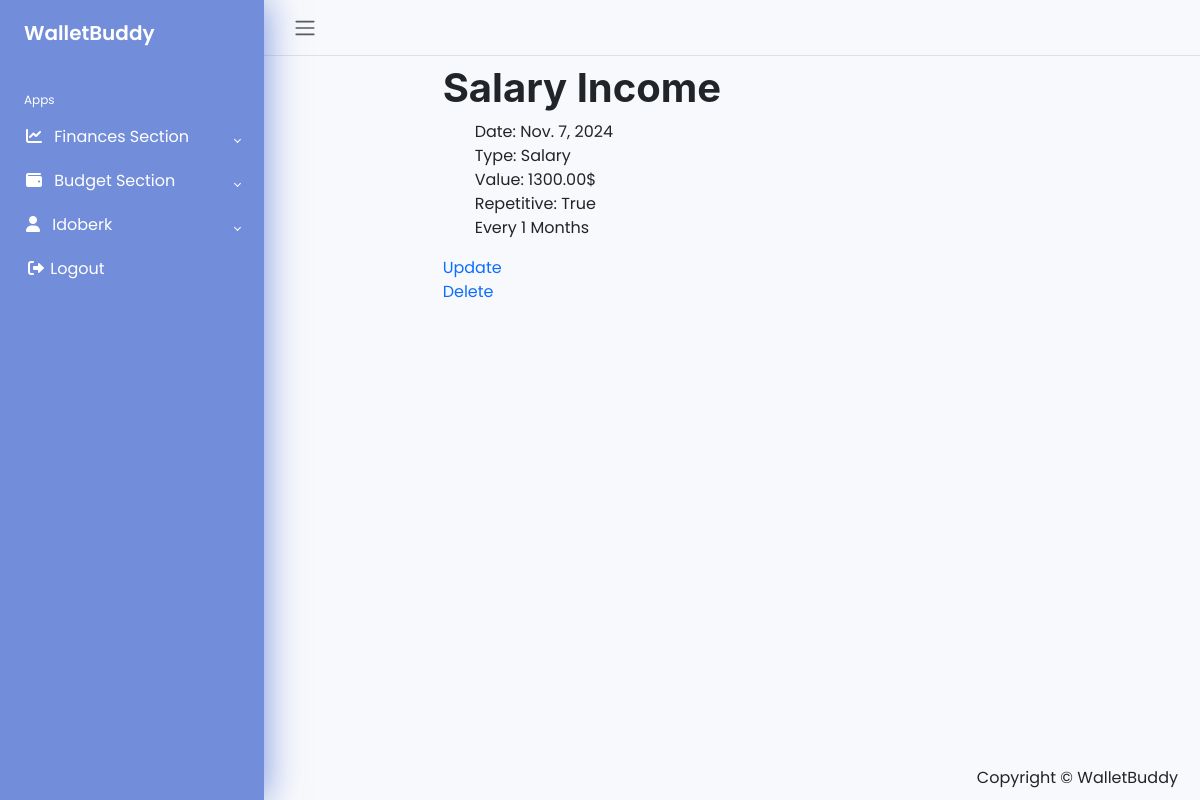
Screenshot of /finance-section/income_details/1 (signed in) with the database file from the repository.
### users/models.py (models this page shows, shortened)
class CustomUser(AbstractUser, PermissionsMixin):
	username = models.CharField(_('username'), max_length=30, unique=True, blank=False, null=False)
	first_name = models.CharField(_('first name'), max_length=30, blank=False, null=False)
	last_name = models.CharField(_('last name'), max_length=30, blank=False, null=False)
	email = models.EmailField(_('email address'), unique=True, blank=False, null=False)
	email_verified = models.BooleanField(_('email verified'), default=False, help_text = _('Designates whether this user has verified their email address.'))
	is_active = models.BooleanField(_('active'), default=False)
	is_staff = models.BooleanField(_('staff status'), default=False)
	date_joined = models.DateTimeField(_('date joined'), default=timezone.now)
	objects = CustomUserManager()
	USERNAME_FIELD = 'username'
	REQUIRED_FIELDS = ['email', 'first_name', 'last_name']

### finance_section/models.py (models this page shows, shortened)
class Income(models.Model):
	class IncomeType(models.IntegerChoices):
		SALARY = 1, "Salary"
		SAVINGS = 2, "Savings"
		BONUS = 3, "Bonus"
		GIFT = 4, "Gift"
		OTHER = 5, "Other"
	class RepetitionInterval(models.IntegerChoices):
		NA = 1, "N/A"
		DAY = 2, "Days"
		WEEK = 3, "Weeks"
		MONTH = 4, "Months"
		YEAR = 5, "Years"
	user = models.ForeignKey(settings.AUTH_USER_MODEL, on_delete = models.CASCADE, related_name = "user_incomes")
	value = models.DecimalField(max_digits = 10, decimal_places = 2)
	type = models.PositiveSmallIntegerField(choices = IncomeType.choices)
	date = models.DateField()
	repetitive = models.BooleanField(default = False)
	repetition_interval = models.PositiveSmallIntegerField(choices = RepetitionInterval.choices, default = 1)
	repetition_time = models.PositiveSmallIntegerField(default = 0)
	repetition_end = models.DateField(null = True, blank = True)
	notes = models.TextField(null = True, blank = True)
	created_at = models.DateTimeField(auto_now_add = True)
	updated_at = models.DateTimeField(auto_now = True)
	class Meta:
		verbose_name_plural = "incomes"

### finance_section/views.py (the view)
# urls.py: path('income_details/<pk>', views.IncomeDetailView.as_view(), name = 'income_details'),
@method_decorator(login_required, name = 'dispatch')
@method_decorator(csrf_protect, name = 'dispatch')
class IncomeDetailView(DetailView):
	model = Income
	template_name = 'finance_section/income_outcome_detail.html'
	extra_context = {'detail_what': 'Income'}
	def get_queryset(self):
		user = self.request.user
		return Income.objects.filter(user = user)

### finance_section/templates/finance_section/income_outcome_detail.html
{% extends 'website/base.html' %}
{% block content %}
	<div class="row">
		<div class="col-lg-8 mx-auto">
			<h1>{{ object.get_type_display }} {{ detail_what }}</h1>
			<ul>
				<li>Date: {{ object.date|date }}</li>
				<li>Type: {{ object.get_type_display }}</li>
				<li>Value: {{ object.value }}$</li>
				{% if detail_what != 'Balance' %}
					<li>Repetitive: {{ object.repetitive }}</li>
					{% if object.repetitive %}
						<li>Every {{ object.repetition_time }} {{ object.get_repetition_interval_display }}</li>
					{% endif %}
				{% endif %}
			</ul>
			{% if detail_what == 'Income' %}
				<a href="{% url 'finance_section:income_update' object.id %}">Update</a><br>
				<a href="{% url 'finance_section:income_delete' object.id %}">Delete</a>
			{% elif detail_what == "Outcome" %}
				<a href="{% url 'finance_section:outcome_update' object.id %}">Update</a><br>
				<a href="{% url 'finance_section:outcome_delete' object.id %}">Delete</a>
			{% elif detail_what == "Balance" %}
				<a href="{% url 'finance_section:balance_update' object.id %}">Update</a><br>
				<a href="{% url 'finance_section:balance_delete' object.id %}">Delete</a>
			{% endif %}
		</div>
	</div>
{% endblock content %}

### website/templates/website/base.html (shortened to what this page needs)
{% load static %}
<!doctype html>
<html lang="en">
<head>
	<link href="https://cdn.jsdelivr.net/npm/bootstrap@5.3.3/dist/css/bootstrap.min.css" rel="stylesheet"
>
	<link rel="stylesheet" href="https://cdnjs.cloudflare.com/ajax/libs/font-awesome/6.0.0-beta3/css/all.min.css">
	<link rel="stylesheet" type="text/css" href="{% static 'main.css' %}">
</head>
<body>
	{% url 'app-home' as home_page %}
	{% url 'users:profile' as user_profile %}
	{% url 'users:login' as user_login %}
	{% url 'users:logout' as user_logout %}
	{% url 'users:register' as user_register %}
	{% url 'budget_section:budget_create' as create_budget %}
	{% url 'budget_section:budget_list' as budget_list %}
	{% url 'budget_section:category_create' as create_category %}
	{% url 'budget_section:category_list' as category_list %}
	{% url 'budget_section:transaction_create' as create_transaction %}
	{% url 'budget_section:transaction_list' as transaction_list %}
	{% url 'finance_section:current_period' as finance_current_period %}
	{% url 'finance_section:income_create' as create_income %}
	{% url 'finance_section:income_list' as income_list %}
	{% url 'finance_section:outcome_create' as create_outcome %}
	{% url 'finance_section:outcome_list' as outcome_list %}
	{% url 'finance_section:balance_create' as create_balance %}
	{% url 'finance_section:balance_list' as balance_list %}
	<div class="wrapper">
		<aside id="sidebar">
			<div class="h-100">
				<div class="sidebar-logo">
					<a href="{{ home_page }}">WalletBuddy</a>
				</div>
				<ul class="sidebar-nav">
					<li class="sidebar-header">Apps</li>
					<li class="sidebar-item">
						<a class="sidebar-link collapsed" data-bs-toggle="collapse"
						   data-bs-target="#my_finances" aria-expanded="false" aria-controls="my_finances">
							<i class="fa-solid fa-chart-line pe-2"></i>
							Finances Section
						</a>
					</li>
					<li class="sidebar-item">
						<a class="sidebar-link collapsed" data-bs-toggle="collapse"
						   data-bs-target="#budget_section" aria-expanded="false" aria-controls="budget_section">
							<i class="fa-solid fa-wallet pe-2"></i>
							Budget Section
						</a>
					</li>
					<li class="sidebar-item">
						<a class="sidebar-link collapsed text-capitalize" data-bs-toggle="collapse"
						   data-bs-target="#auth" aria-expanded="false" aria-controls="auth">
							<i class="fas fa-user pe-2"></i>
							{% if user.is_authenticated %}
								{{ user.username }}
							{% else %}
								Auth
							{% endif %}
						</a>
					</li>
					{% if user.is_authenticated %}
						<li class="sidebar-item">
							<a href="{{ user_logout }}" class="sidebar-link">
								<i class="fas fa-sign-out-alt fa-fw"></i>
								Logout
							</a>
						</li>
					{% endif %}
				</ul>
			</div>
		</aside>
		<div class="main">
			<nav class="navbar navbar-expand px-3 border-bottom">
				<button class="btn" type="button">
					<span class="navbar-toggler-icon"></span>
				</button>
			</nav>
			<main class="content px-3 py-2">
				<div class="container-fluid">
					<div class="mb-3">
						{% block content %}
						{% endblock content %}
					</div>
				</div>
			</main>
			<footer class="sticky-footer bottom-right">
				<div class="container my-auto">
					<div class="copyright my-auto">
						<span>Copyright &copy; WalletBuddy {{ today.year }}</span>
					</div>
				</div>
			</footer>
		</div>
	</div>
</body>
</html>

### static/main.css (style rules this page uses)
body { font-family: 'Poppins', sans-serif; margin: 0; background-color: #F8F9FC; background-repeat: no-repeat; background-position: center bottom; background-size: cover; }
a { cursor: pointer; text-decoration: none; font-family: 'Poppins', sans-serif; }
li { list-style: none; }
.wrapper { align-items: stretch; display: flex; width: 100%; }
#sidebar { background-color: rgba(57, 97, 206, 0.7); max-width: 264px; min-width: 264px; transition: all 0.35s ease-in-out; box-shadow: 0 0 35px 0 rgba(57, 97, 206, 0.7); z-index: 1111; }
.main { display: flex; flex-direction: column; min-height: 100vh; width: 100%; overflow: hidden; transition: all 0.35s ease-in-out; }
.sidebar-logo { padding: 1.15rem 1.5rem; }
.sidebar-logo a { color: white; font-size: 1.25rem; font-weight: 600; }
.sidebar-nav { padding: 0; }
.sidebar-header { color: white; font-size: .75rem; padding: 1.5rem 1.5rem .375rem; }
a.sidebar-link { padding: .625rem 1.625rem; color: white; position: relative; display: block; font-size: 1rem; }
.sidebar-link[data-bs-toggle="collapse"]::after { border: solid; border-width: 0 .075rem .075rem 0; content: ""; display: inline-block; padding: 2px; position: absolute; right: 1.5rem; top: 1.4rem; transform: rotate(-135deg); transition: all .2s ease-out; }
.sidebar-link[data-bs-toggle="collapse"].collapsed::after { transform: rotate(45deg); transition: all .2s ease-out; }
.content { flex: 1; max-width: 100vw; width: 100vw; }
@media (min-width:768px) { .content { width: auto; } }
.bottom-right { position: fixed; bottom: 0; right: 0; margin: 10px; }
h6, .h6, h5, .h5, h4, .h4, h3, .h3, h2, .h2, h1, .h1 { margin-top: 0; margin-bottom: 0.5rem; font-family: "Montserrat", -apple-system, BlinkMacSystemFont, "Segoe UI", Roboto, "Helvetica Neue", Arial, "Noto Sans", sans-serif, "Apple Color Emoji", "Segoe UI Emoji", "Segoe UI Symbol", "Noto Color Emoji"; font-weight: 700; line-height: 1.2; }
h1, .h1 { font-size: calc(1.375rem + 1.5vw); }
@media (min-width: 1200px) { h1, .h1 { font-size: 2.5rem; } }
input, button, select, optgroup, textarea { margin: 0; font-family: inherit; font-size: inherit; line-height: inherit; }

### rows the page displays
CustomUser: username "Idoberk"
Income: type "Salary", date "Nov. 7, 2024", value "1300.00", repetitive "True", repetition_time "1", repetition_interval "Months"

### other values shown
{{ detail_what }} "Income"
